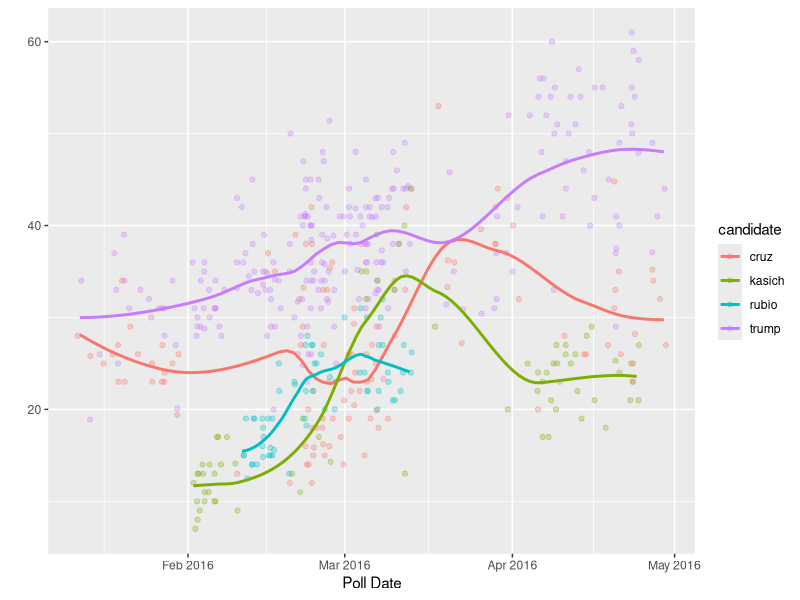

Source code (R): (Note: this script raises an error after producing the figure.)
## ---- chunk 1

polls <- read.csv("polls.csv")
polls$polldate <- as.Date(polls$polldate)
polls$electiondate <- as.Date(polls$electiondate)
library(ggplot2)
library(scales)

ggplot(data=subset(polls, type_detail=="Pres-R")) + 
  geom_jitter(aes(y=percent, x=polldate, col=candidate), alpha=0.3, na.rm=TRUE) + 
  geom_smooth(aes(y=percent, x=polldate, col=candidate), span=0.5, se=FALSE, alpha=0.7, na.rm=TRUE) + 
  scale_x_date(breaks = date_breaks("1 month"), labels = date_format("%b %Y")) + 
  scale_y_continuous(breaks = c(0, 20, 40, 60)) +
  labs(x="Poll Date", y="")

## ---- chunk 2
# SCT written with testwhat: https://github.com/datacamp/testwhat/wiki

msg_bad <- "That is not correct!"
msg_success <- "Exactly! Donald Trump maintains a lead throughout these polls, but that doesn't mean he'll win every state."
test_mc(correct = 2, feedback_msgs = c(msg_bad, msg_success, msg_bad, msg_bad))
## ---- chunk 3
# You can also prepare your dataset in a specific way in the pre exercise code

polls <- read.csv("polls.csv")
polls$polldate <- as.Date(polls$polldate)
polls$electiondate <- as.Date(polls$electiondate)



# Clean up the environment

## ---- chunk 4
# polls is available in your workspace

# Check out the structure of polls


# Select polls for the Democratic primaries only: dem_polls


# Plot polldate on the x axis, percent (i.e. percent of voters supporting a candidate) on the y axis, and set the color using candidate

## ---- chunk 5
# movie_selection is available in your workspace

# Check out the structure of movie_selection
str(polls)

# Select movies that have a rating of 5 or higher: good_movies
dem_polls <- polls[polls$type == "dem", ]

# Plot polldate on the x axis, percent (i.e. percent of voters supporting a candidate) on the y axis, and set the color using candidate
plot(dem_polls$polldate, dem_polls$percent, col = dem_polls$candidate)
## ---- chunk 6
# SCT written with testwhat: https://github.com/datacamp/testwhat/wiki

test_function("str", args = "object",
              not_called_msg = "You didn't call `str()`!",
              incorrect_msg = "You didn't call `str(object = ...)` with the correct argument, `object`.")

test_object("dem_polls")

test_function("plot", args = "x")
test_function("plot", args = "y")
test_function("plot", args = "col")

test_error()

success_msg("Great work! But that plot looks a little messy. In the next exercise, we'll use `ggplot` to produce a more intuitive plot.")
